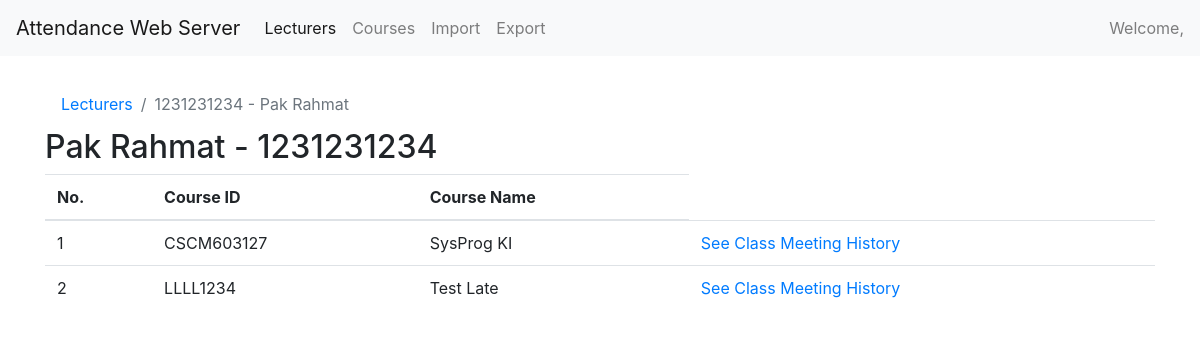
The app's page /lecturer/1231231234 with its own data.
### index/models.py (models this page shows, shortened)
class Lecturer(models.Model):
    serial_number = models.CharField(max_length=50)
    name = models.CharField(max_length=50)
    npm = models.IntegerField()
    class Meta:
        unique_together = ["npm"]

class Course(models.Model):
    code = models.CharField(max_length=30)
    name = models.CharField(max_length=50)
    lecturer = models.ForeignKey(Lecturer, on_delete=models.CASCADE, related_name="lecturer")
    late_tolerance = models.IntegerField(default=10)
    class Meta:
        unique_together = ["code"]

### index/views.py (the view)
# urls.py: path('lecturer/<str:lecturer_npm>', views.showLecturerCourses, name='show_lecturer_course'),
def showLecturerCourses(request,lecturer_npm):
    courses = Course.objects.all().filter(lecturer__npm= lecturer_npm)
    lecturer = Lecturer.objects.get(npm=lecturer_npm)
    return render(request, 'lecturerCourseList.html', {
        "courses": courses,
        "lecturer": lecturer
    })

### templates/lecturerCourseList.html (shortened to what this page needs)
<html lang="en">
  <head>
    <link rel="stylesheet" href="https://stackpath.bootstrapcdn.com/bootstrap/4.3.1/css/bootstrap.min.css">
  </head>
    {% block body %}
        {% include 'navbar.html' %}
    <div class="container" style="margin-top:5rem;">
                <nav aria-label="breadcrumb">
      <ol class="breadcrumb" style="background: white!important;margin:0;">
          <li class="breadcrumb-item"><a href="{% url 'show_lecturers' %}">Lecturers</a></li>
        <li class="breadcrumb-item active" aria-current="page">{{ lecturer.npm }} - {{ lecturer.name }}</li>
      </ol>
    </nav>
      <h2>{{ lecturer.name }} - {{ lecturer.npm }}</h2>
      <table class="table">
        <thead>
          <tr>
              <th>No.</th>
              <th scope="col">Course ID</th>
              <th scope="col">Course Name</th>
          </tr>
        </thead>
        <tbody>
          {% for course in courses %}
              <tr>
                  <td>{{ forloop.counter }}</td>
                  <td>{{ course.code}}</td>
                  <td>{{ course.name }}</td>
                <td><a href="{% url 'show_meeting' course_code=course.code %}"> See Class Meeting History</a></td>
              </tr>
          {% endfor %}
        </tbody>
      </table>
    </div>
    {% endblock %}
  </body>
</html>

### records on screen
Lecturer: npm "1231231234", name "Pak Rahmat"
Course: code "CSCM603127", name "SysProg KI"
Course: code "LLLL1234", name "Test Late"
